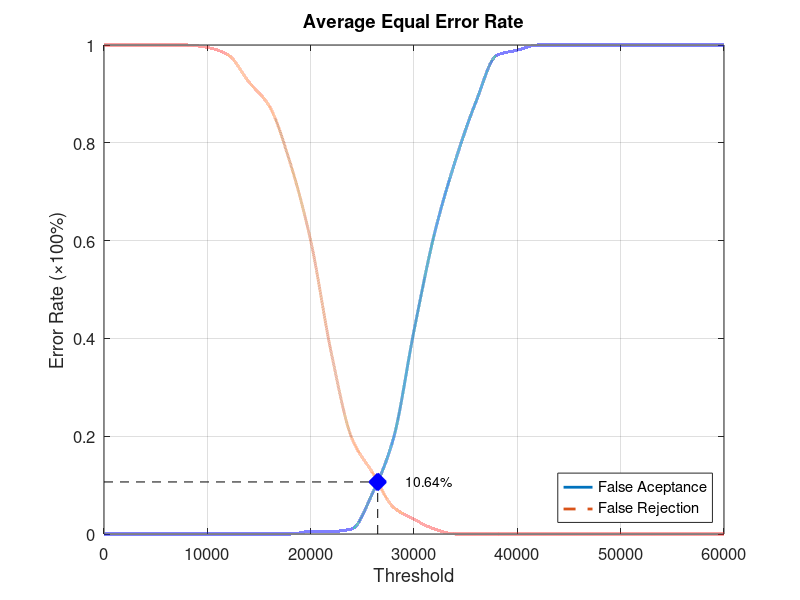
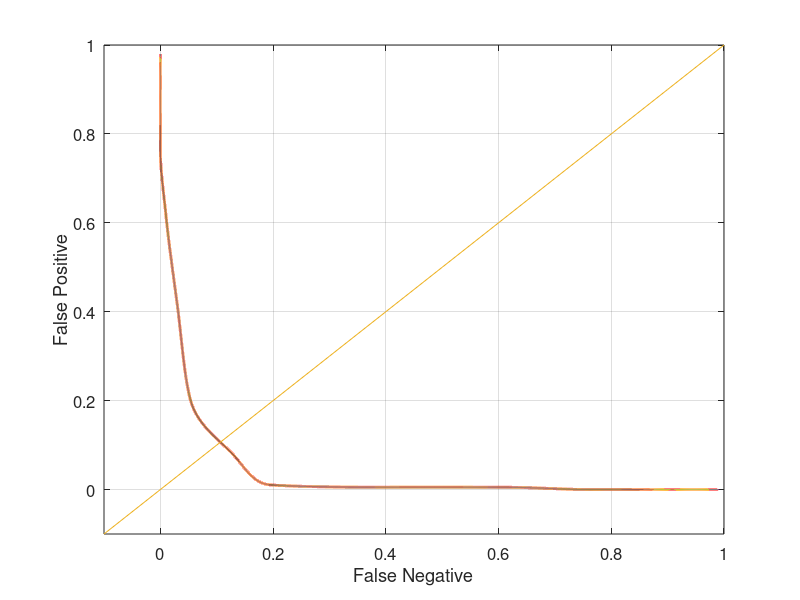

MATLAB code to generate these figures, in order:
function yEER = Database1_4
close all;
clear;
clc;
x = 0:2000:60000;
xq = 0:0.5:60000;

y0 = [0 0 0 0 0 0 0 0 0 0 0.00526316 0.00526316 0.0105263 0.0842105 0.194737 0.415789 0.615789 0.763158 0.884211 0.978947 0.989474 1 1 1 1 1 1 1 1 1 1];
yy0 = interp1(x, y0, xq, 'pchip');
y1 = [1 1 1 1 1 0.995 0.98 0.925 0.875 0.76 0.6 0.37 0.195 0.125 0.055 0.03 0.01 0 0 0 0 0 0 0 0 0 0 0 0 0 0];
yy1 = interp1(x, y1, xq, 'pchip');

% Calculating EER: 
y2 = abs(y0 - y1);
find(y2 == min(y2))
yy2 = abs(yy0 - yy1);
xEER = find(yy2 == min(yy2));
xEERIndex = xq(xEER) % X-axis EER
yEER = yy0(xEER) % Y-axis EER

main = figure
plot(xq, yy0,'-','LineWidth', 2);	hold on
plot(xq, yy1,'--','LineWidth', 2);	hold on
plot([xEERIndex xEERIndex], [0 yEER], 'k--');	hold on
plot([0 xEERIndex], [yEER yEER], 'k--');	hold on
plot(xEERIndex, yEER, 'bx', 'LineWidth', 10);	hold on
text(xEERIndex + 10 * xEERIndex / 100, yEER, [num2str(round((10000 * yEER)) / 100) '%'])
legend('False Aceptance', 'False Rejection', 'Location', 'SouthEast')
xlabel('Threshold')
ylabel('Error Rate (\times100%)')
title('Average Equal Error Rate')
set(gca, 'FontSize', 12)
axis([0 60000 0 1])
grid on

print(main, 'Database1_4Main', '-dpng');
FNRxFPR = figure('Color', [1 1 1]);
plot(yy1, yy0, '-', yy1, yy0, 'LineWidth', 2);
hold on
y = -0.1:0.1:1
plot(y, y); 
set(gca, 'FontSize', 12)
xlabel('False Negative')
ylabel('False Positive')
axis([-0.1 1 -0.1 1])
set(gca, 'FontSize', 12)
grid on

print(FNRxFPR, 'Database1_4FNRxFPR','-dpng');
end
